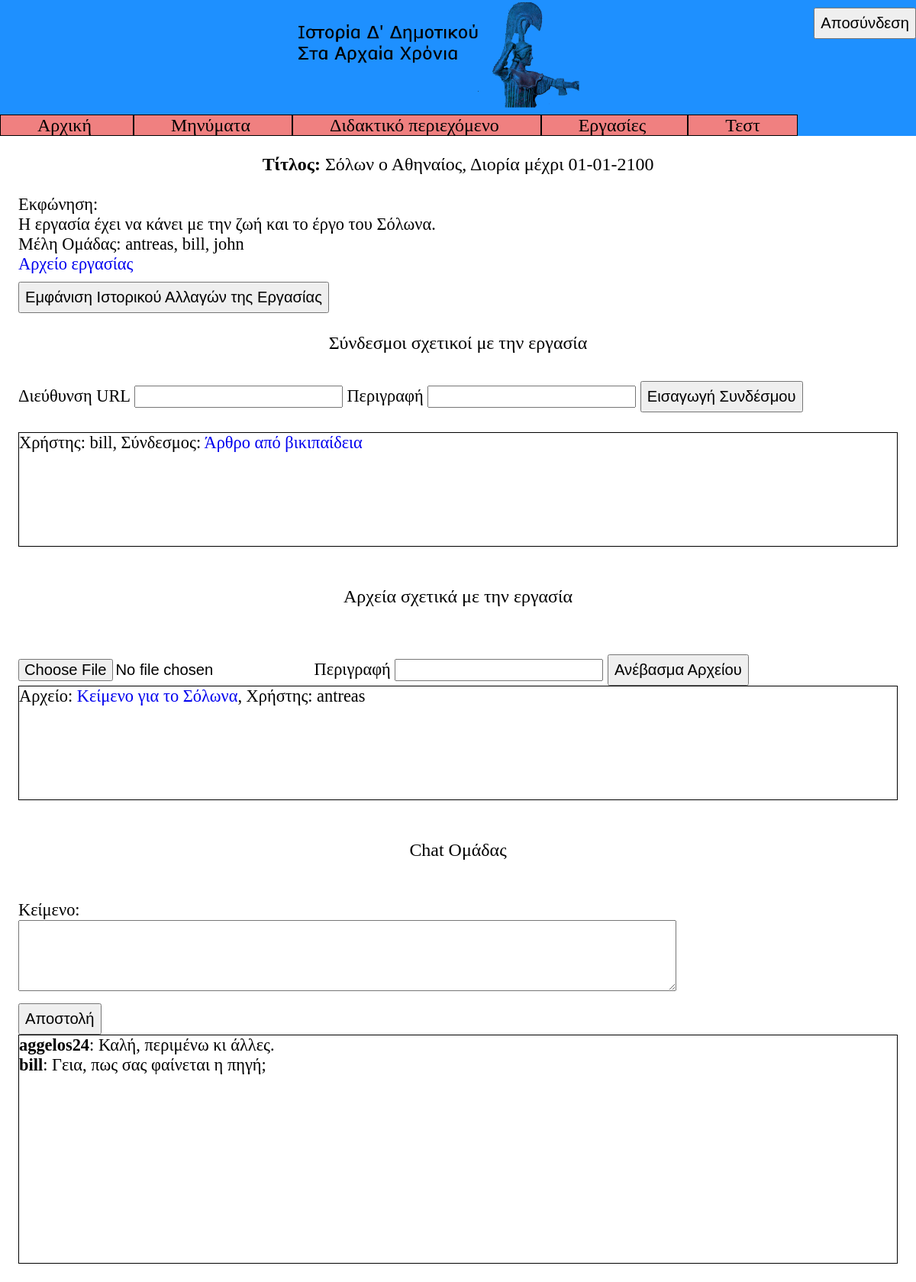
Page /code/professor/project.php?id=1 (signed in) on the committed database.
### tables this page shows
CREATE TABLE `groups` (
  `project_id` int(4) NOT NULL,
  `user` varchar(20) NOT NULL
);

CREATE TABLE `project` (
  `id` int(4) NOT NULL,
  `title` varchar(50) NOT NULL,
  `description` text NOT NULL,
  `deadline` date NOT NULL,
  `document` tinyint(1) NOT NULL DEFAULT '0',
  `grade` int(1) DEFAULT NULL
);

CREATE TABLE `link` (
  `id` bigint(20) NOT NULL,
  `project_id` int(4) NOT NULL,
  `user` varchar(20) NOT NULL,
  `url` varchar(200) NOT NULL,
  `description` text NOT NULL
);

CREATE TABLE `source_file` (
  `id` bigint(20) NOT NULL,
  `project_id` int(4) NOT NULL,
  `user` varchar(20) NOT NULL,
  `path` varchar(150) NOT NULL,
  `description` text NOT NULL
);

CREATE TABLE `group_chat` (
  `id` bigint(20) NOT NULL,
  `project_id` int(4) NOT NULL,
  `user` varchar(20) NOT NULL,
  `text` text NOT NULL
);

### code/professor/project.php (the view, shortened to what this page needs)
<!DOCTYPE html>
<html>
<head>
	<link rel="stylesheet" type="text/css" href="pstyles.css" />
</head>
<body>
	<button class="logout" onclick="logout()"> Αποσύνδεση</button>
	<img src="../banner.png" alt="Ιστορία Δ' Δημοτικού Στα Αρχαία Χρόνια" class="banner">
	<div class="big menu">
		<span class="menup"> <a href="phome.php" class="link_to_page"> Αρχική </a> </span>
		<span class="menup"> <a href="message.php" class="link_to_page"> Μηνύματα </a> </span>
		<span class="menup"> <a href="content.php" class="link_to_page"> Διδακτικό περιεχόμενο </a> </span>
		<span class="menup"> <a href="group_project.php" class="link_to_page"> Εργασίες </a> </span>
		<span class="menup"> <a href="test.php" class="link_to_page"> Τεστ </a> </span>
	</div>
	<div class="main">
<?php
if (isset($_GET["id"])) {
	$id = $_GET["id"];
}
else {
	echo "<script> alert('Κάτι πήγε στραβά.'); location.href = 'project_list.php'; </script>";
	exit();
}
$link = connect_to_database("../login_register_form.php");
$result = $link->query ("SELECT * FROM project INNER JOIN groups ON project.id=groups.project_id WHERE project.id=".$id);
$row_num = mysqli_num_rows($result);
for ($i=0; $row = mysqli_fetch_array($result, MYSQLI_ASSOC); $i++) {
	if ($i == 0) {
		echo "<p class='big center'> <b> Τίτλος: </b> ".$row["title"].", Διορία μέχρι ".date("d-m-Y", strtotime($row["deadline"]))."</p> <br>";
		echo "Εκφώνηση: <br>";
		echo $row["description"]."<br>";
		echo "Μέλη Ομάδας: ".$row["user"].", ";
	}
	else if ($i == $row_num-1) {
		echo $row["user"]."<br>";
		if ($row["document"]) {
			echo "<a href='../projects/project_".$id."/project.doc' target='_blank'> Αρχείο εργασίας </a>";
		}
		else {
			echo "Δεν έχει ανέβει ακόμα κάποια εργασία";
		}
	}
	else {
		echo $row["user"].", ";
	}
}
?>
		<br> <button id="bchangelog" onclick="show_changelog()"> Εμφάνιση Ιστορικού Αλλαγών της Εργασίας </button>
		<br> <br> <p class="big center"> Σύνδεσμοι σχετικοί με την εργασία </p> <br>
		<form method="post" action="insert_link.php?id=<?php echo $id; ?>">
			Διεύθυνση URL <input type="url" name="link" required />
			Περιγραφή <input type="text" name="description" required />
			<button type="submit"> Εισαγωγή Συνδέσμου </button>
		</form> <br>
		<div class="source">
<?php
$result = $link->query("SELECT * FROM link WHERE project_id=".$id." ORDER BY id DESC");
while ($row = mysqli_fetch_array($result, MYSQLI_ASSOC)) {
	echo "Χρήστης: ".$row["user"].", Σύνδεσμος: <a href='".$row["url"]."' target='_blank'>".$row["description"]."</a> <br>";
}
?>
		</div>
		<br> <br> <p class="big center"> Αρχεία σχετικά με την εργασία </p> <br> <br>
		<form method="post" action="upload_source_file.php?id=<?php echo $id; ?>" enctype="multipart/form-data">
			<input type="file" name="file" required />
			Περιγραφή <input type="text" name="description" required />
			<button type="submit"> Ανέβασμα Αρχείου </button>
		</form>
		<div class="source">
<?php
$result = $link->query("SELECT * FROM source_file WHERE project_id=".$id." ORDER BY id DESC");
while ($row = mysqli_fetch_array($result, MYSQLI_ASSOC)) {
	echo "Αρχείο: <a href='".$row["path"]."' target='_blank'>".$row["description"]."</a>, "."Χρήστης: ".$row["user"]."<br>";
}
?>
		</div>
		<br> <br> <p class="big center"> Chat Ομάδας </p> <br> <br>
		<form method="post" action="send_group_message.php?id=<?php echo $id; ?>">
		Κείμενο: <br>
		<textarea name="message_text" rows="3" cols="55" required ></textarea> <br>
		<button type="submit"> Αποστολή </button>
		</form>
		<div class="group_chat">
<?php
$result = $link->query("SELECT * FROM group_chat WHERE project_id=".$id." ORDER BY group_chat.id DESC");
while ($row = mysqli_fetch_array($result, MYSQLI_ASSOC)) {
	echo "<b>".$row["user"]."</b>: ".str_replace("\n", "\n<br>", $row["text"])."<br>";
}
?>
		</div>
	</div>
</body>
</html>

### code/professor/pstyles.css (style rules this page uses)
* { box-sizing: border-box; }
body { background-color: dodgerblue; font-family: "Verdana"; font-size: 140%; margin: 0; }
input { font-size: 90%; margin-top: 10px; }
button { font-size: 90%; padding: 7px; margin-top: 10px; cursor: pointer; }
textarea { font-size: 140%; }
p { margin: 0; }
a { text-decoration: none; }
button.logout { float: right; }
img.banner { display: table-cell; margin-left: 32.5%; margin-right: 32.5%; width: 35%; }
div.menu { margin-right: 10%; margin-left: 10%; }
span.menup { border: 1px solid black; padding: 0 4%; background-color: lightcoral; cursor: pointer; }
div.main { background-color: white; padding: 2%; margin-left: 10%; margin-right: 10%; }
.big { font-size: 107%; }
p.center { text-align: center; }
div.source { width: 100%; height: 150px; overflow: scroll; border: 1px solid black; }
div.group_chat { width: 100%; height: 300px; overflow: scroll; border: 1px solid black; }
a.link_to_page { color: black; }
@media only screen and (max-width: 1400px) { div.main { margin-left: 0; margin-right: 0; } }
@media only screen and (max-width: 1400px) { div.menu { margin-right: 0; margin-left: 0; } }

### rows in the picture
groups: project.title "Σόλων ο Αθηναίος", project.deadline "01-01-2100", project.description "Η εργασία έχει να κάνει με την ζωή και το έργο του Σόλωνα.", user "antreas"
groups: user "bill"
groups: user "john"
link: user "bill", description "Άρθρο από βικιπαίδεια"
source_file: description "Κείμενο για το Σόλωνα", user "antreas"
group_chat: user "aggelos24", text "Καλή, περιμένω κι άλλες."
group_chat: user "bill", text "Γεια, πως σας φαίνεται η πηγή;"
